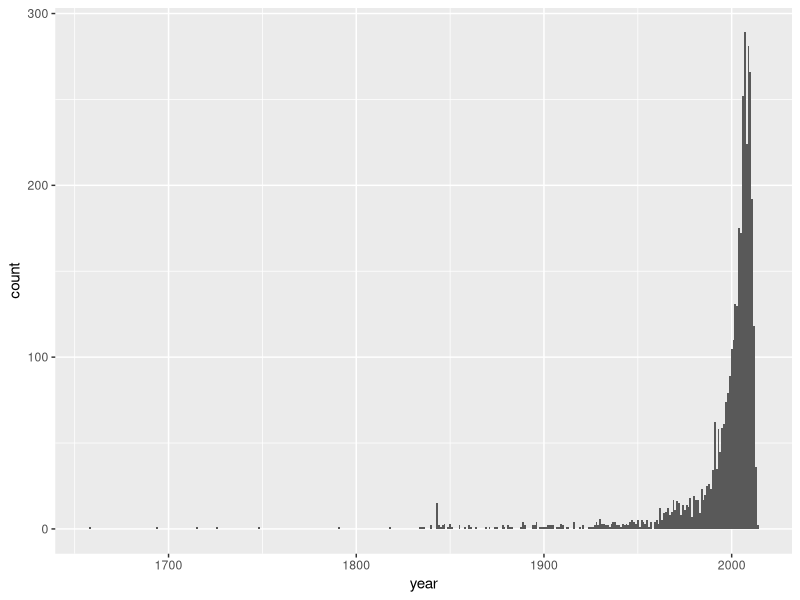
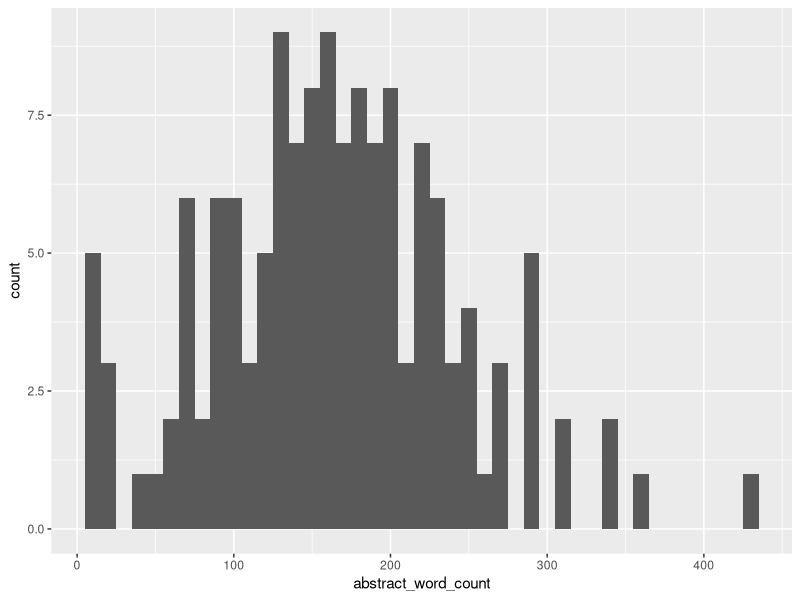
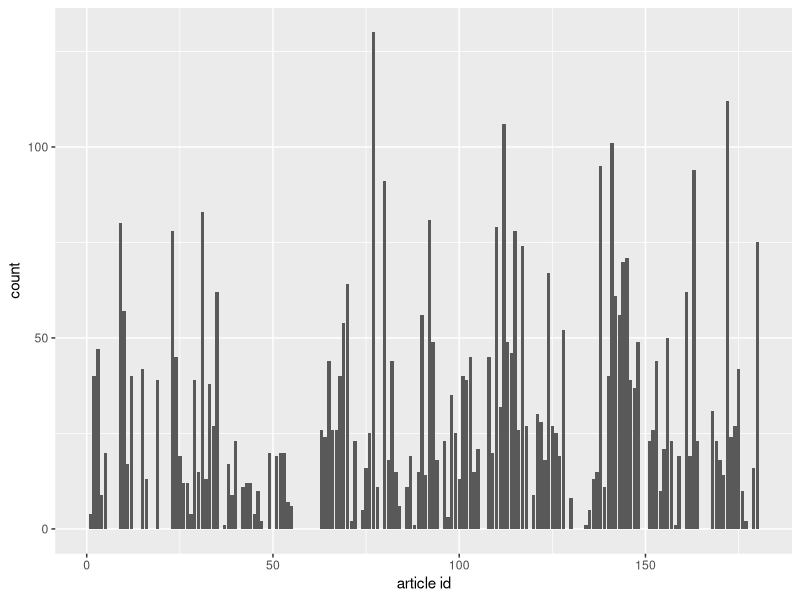
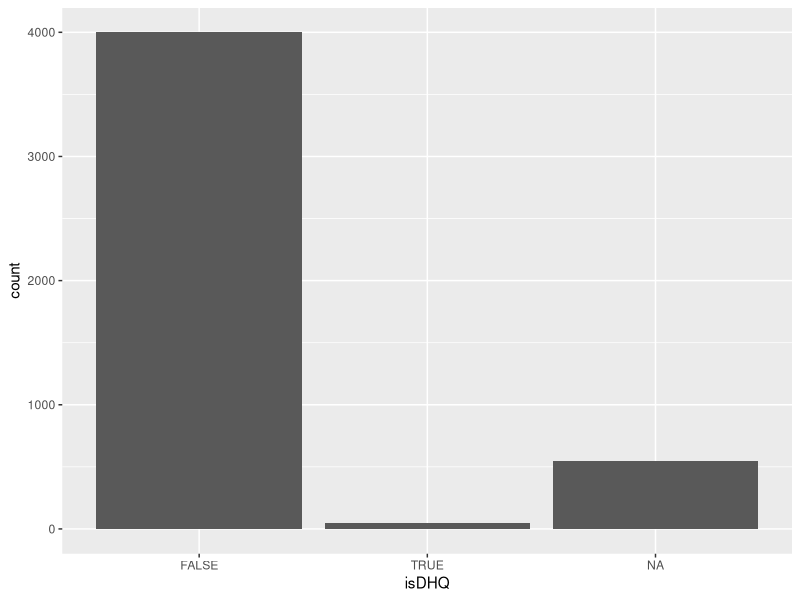
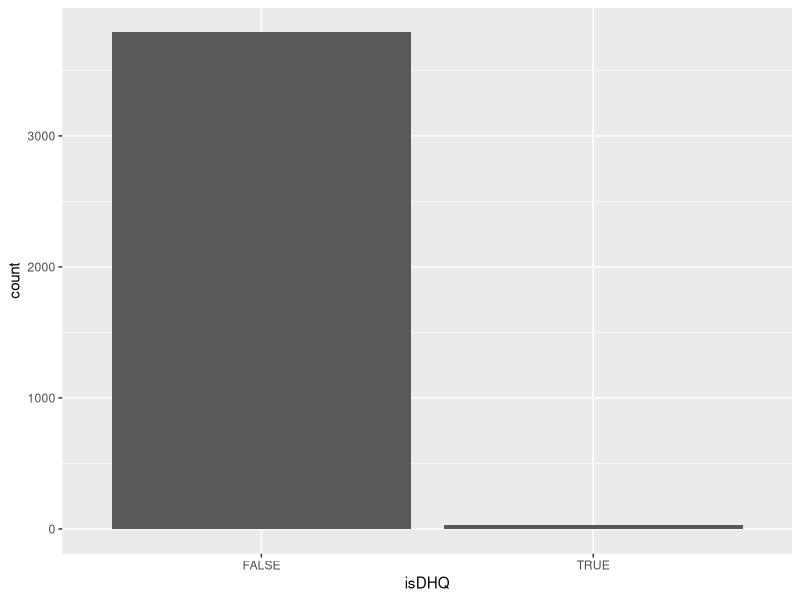
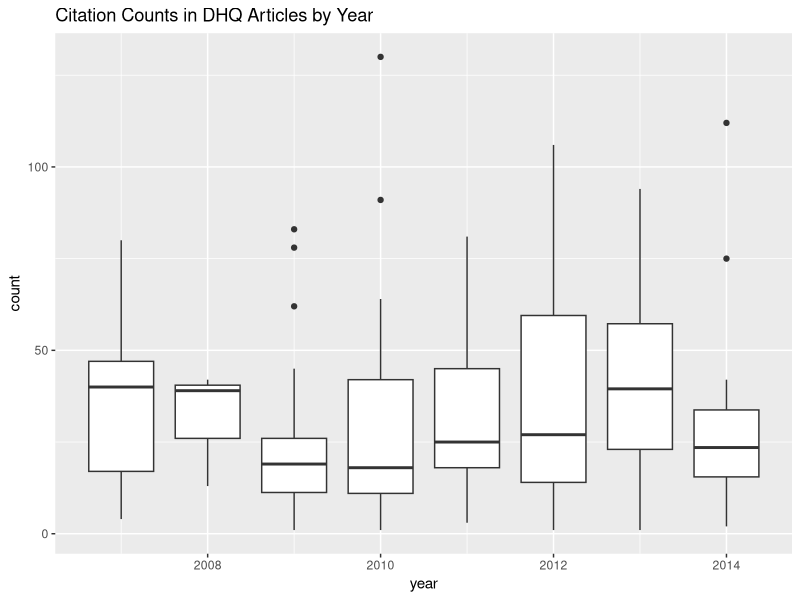
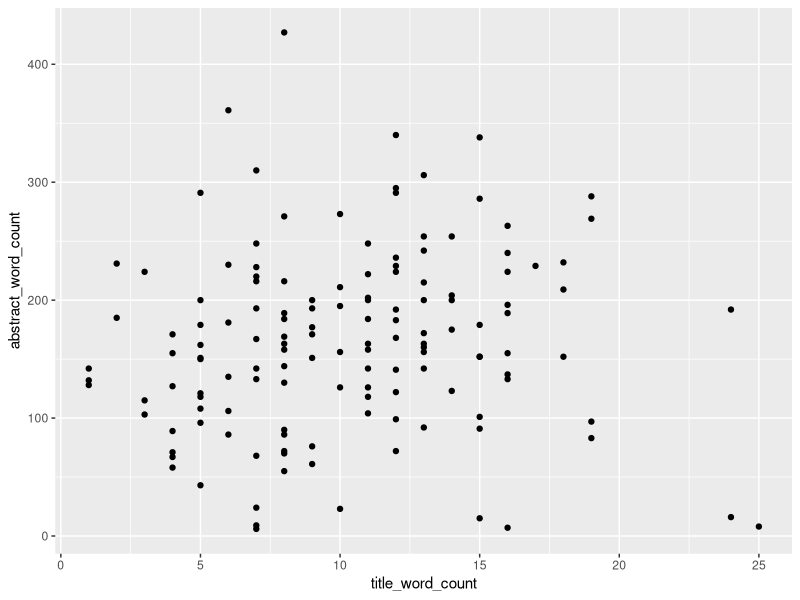
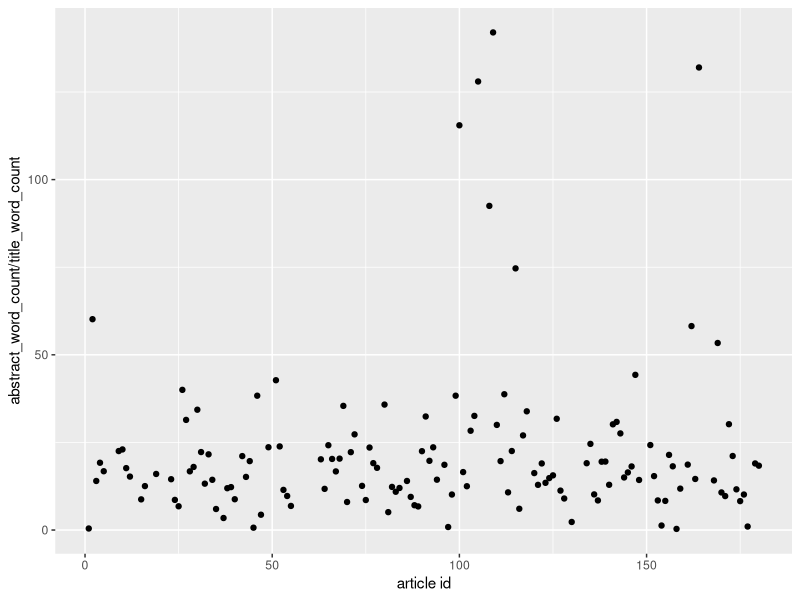

Recreate these plots in R, in order.
## ---- chunk 1
library(tidyverse)

dhq_articles  <- read_tsv(file = "./data/dhq_ivmooc_data/dhq_articles.tsv") %>%
  mutate (
    isDHQ = as.logical(isDHQ))

dhq_articles_biblio <- read_tsv(file = "./data/dhq_ivmooc_data/works_cited_in_dhq.tsv") %>%
  mutate(
    year = as.integer(year),
    isDHQ = as.logical(isDHQ)
  )

# original works_cited_in_dhq.tsv modified to correct parsing failures:
# 1558: year column added
# 2030: curly quote fixed
# 1801: missing quote in title
## ---- chunk 2
dhq_articles %>% 
  select(`reference IDs`)
## ---- chunk 3

dhq_cited_works <- dhq_articles %>%
  mutate(`ref list` = strsplit(`reference IDs`," \\| ")) %>%
  unnest(`ref list`) %>%
  group_by(`article id`)  %>%
  mutate(index = row_number()) %>%
  spread(index, `ref list`) %>%
  ungroup() %>%
  gather(
    "index",
    "citation",
    -(`article id`:isDHQ) #excluding this range from the gather
    ) %>%
  na.omit(`citation`) %>%
  select(citation,everything(),-isDHQ) %>% #dhqmaking citation the left-most varible in our tibble and removing the `isDHQ` associated with the article
  left_join(
    dhq_articles_biblio %>%
      select(`article id`,isDHQ),
    by = c('citation' = 'article id')
  ) %>%
  arrange(citation)

## ---- chunk 4
dhq_articles_biblio %>% 
  group_by(year) %>%
  ggplot() + 
  aes(x = year) +
  geom_histogram(binwidth = 1)

## ---- chunk 5


## ---- chunk 6
library(tokenizers)

abstract_words <- dhq_articles %>%
  na.omit(abstract) %>%
  select(`article id`, abstract) %>%
  mutate(word = tokenize_words(abstract)) %>%
  unnest() %>%
  select(`article id`,word)

abstract_word_counts <- abstract_words %>%
  group_by(`article id`) %>%
  summarize(abstract_word_count = n())

abstract_word_counts %>%
  ggplot() +
  geom_histogram(binwidth = 10) +
  aes(x = `abstract_word_count`)

## ---- chunk 7
dhq_cited_works %>%
  ggplot() +
  geom_bar() +
  aes(x=`article id`)
## ---- chunk 8
dhq_cited_works %>%
  ggplot() +
  geom_bar() +
  aes(x = isDHQ)
## ---- chunk 9
dhq_articles_biblio %>%
  ggplot() +
  geom_bar() +
  aes(x = isDHQ)
## ---- chunk 10
dhq_cited_works %>%
  group_by(`article id`,year) %>%
  summarize(count=n()) %>%
  ggplot() +
  geom_boxplot() +
  aes(x = year,
      group= year,
      y = count
      ) +
  ggtitle("Citation Counts in DHQ Articles by Year")
## ---- chunk 11
title_words <- dhq_articles %>%
  select(`article id`, title) %>%
  mutate(word = tokenize_words(title)) %>%
  unnest() %>%
  select(`article id`,word)

word_counts <- abstract_words %>%
  group_by(`article id`) %>%
  summarize(abstract_word_count = n()) %>%
  left_join(
    title_words %>%
      group_by(`article id`) %>%
      summarize(title_word_count = n())
  )

word_counts %>%
ggplot() +
  geom_point() +
  aes(x = title_word_count,
      y = abstract_word_count
      )
## ---- chunk 12
word_counts %>%
ggplot() +
  geom_point() +
  aes(x = `article id`,
      y= abstract_word_count/title_word_count
      )
## ---- chunk 13
word_counts %>%
  left_join(
    dhq_cited_works %>%
  group_by(`article id`,year) %>%
  summarize(citation_count=n())
      ) %>%
ggplot() +
  geom_point() +
  aes(x = `article id`,
      y= abstract_word_count,
      size = citation_count
      )
## ---- chunk 14
dhq_articles %>%
  group_by(year) %>%
  summarize(count = n()) %>%
  ggplot() +
  geom_line() +
  aes(x = year, y=count)
## ---- chunk 15
#install.packages("gridExtra")
## ---- chunk 16
dhq_articles_test <- dhq_articles %>%
  filter(!year == "2011")

p1 <- dhq_articles_test %>%
  group_by(`article id`,year) %>%
  ggplot() +
  geom_bar() +
  aes(x = year)

p2 <- dhq_articles_test %>%
  group_by(year) %>%
  summarize(count = n()) %>%
  ggplot() +
  geom_line() +
  aes(x = year,
      y=count
      )

require(gridExtra)
grid.arrange(p1,p2,ncol=2)
## ---- chunk 17
abstract_word_counts %>%
  ggplot() +
  geom_histogram(binwidth = 10) +
  aes(x = `abstract_word_count`) +
  scale_y_continuous(breaks=seq(0,max(abstract_word_counts),1))
  
## ---- chunk 18
word_counts %>%
  left_join(dhq_articles %>%
              select(
                `article id`,
                year
              )
            ) %>%
ggplot() +
  geom_point() +
  aes(x = title_word_count,
      y=abstract_word_count,
      label= `article id`
      ) +
  facet_grid(~ year, scale="free_x") 
## ---- chunk 19
word_counts %>%
  left_join(dhq_articles %>%
              select(
                `article id`,
                year
              )
            ) %>%
ggplot() +
  geom_point() +
  aes(x = title_word_count,
      y=abstract_word_count,
      label= `article id`
      ) +
  facet_wrap(~ year,ncol = 2) 
## ---- chunk 20
word_counts %>%
ggplot() +
  geom_point() +
  aes(x = title_word_count,
      y=abstract_word_count,
      label= `article id`
      ) +
  labs(x="Title Length (Words)",
       y="Abstract Length (Words)",
       title = "Lengths of Article Titles and Abstracts in DHQ (2007-2014)"
         ) +
  geom_text(aes(label = `article id`), nudge_x = 0.4)

## ---- chunk 21
dhq_cited_works %>%
  ggplot() +
  geom_bar() +
  aes(x=`article id`, fill = isDHQ) +
  labs(x="Article ID",
       y="Citation Count",
       title = "Citations in DHQ (2007-2014)"
         ) +
  scale_fill_discrete(name = "Internal Citation?",
                     labels = c ("Yes",
                                 "No",
                                 "Unknown"
                     )
  )
## ---- chunk 22
word_counts %>%
  left_join(dhq_articles %>%
    select(
      `article id`,
      year
    )
  ) %>%
  mutate(year = as.character(year)) %>% #making year discrete instead of an integer
ggplot() +
  geom_point() +
  aes(x = title_word_count,
      y = abstract_word_count,
      color = year
      ) +
  labs(x="Length of Title (Words)",
       y="Length of Abstrat (Words)",
       title = "Length of DHQ Article Summaries (2007-2014)",
       color = "Year"
         )
## ---- chunk 23
dhq_cited_works %>%
  group_by(`article id`,year) %>%
  summarize(count=n()) %>%
  ggplot() +
  geom_boxplot() +
  aes(x = year,
      group= year,
      y = count
      ) +
  ggtitle("Citation Counts in DHQ Articles by Year") +
  coord_flip()
## ---- chunk 24
dhq_cited_works %>%
  left_join(
    dhq_articles_biblio %>%
      select(
        'article id',
        year),
    by = c('citation' = 'article id')
  ) %>%
  rename(article_pub_year = year.x, cited_work_year = year.y) %>% #%>%
  group_by(cited_work_year) %>%
  ggplot() + 
  aes(x = cited_work_year) +
  geom_freqpoly(binwidth = 1) +
  facet_wrap(~ article_pub_year, ncol=4)
